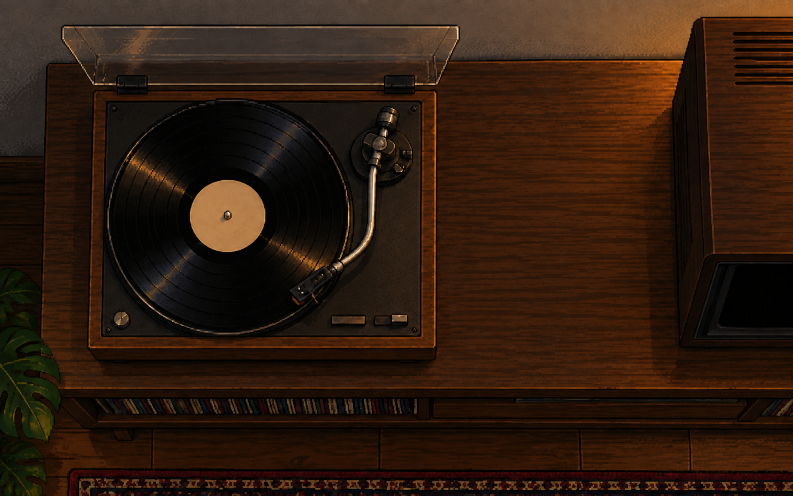
#> input picture assets/vinyl-closeup-clean.png, 1586 x 992 px (shown at 1/2 size)
$ python trace-turntable.py
#> lines starting #> are read from the running program, lines starting #| are printed output that depends on the picture; after the words box and inside, x2 and y2 are one past the last pixel; in counts of white or black regions, pixels touching at a corner belong together
### pixel-source/deck_surface.py
"""Restore the inset deck without painting over the walnut frame.

Lighting coefficients are fitted to unobstructed patches of the approved source.
Grain is copied from its clear right-hand strip. The source image is never edited.
"""
from PIL import Image, ImageDraw, ImageFilter, ImageChops

# Constant, horizontal, vertical, and cross terms, one coefficient per RGB channel.
LIGHT = (
    (32.1511492936, 24.3661139823, 17.8683967682),
    (11.8426803371, 5.9931257370, 1.9482277971),
    (2.3058503273, 1.4596028929, .7029584105),
    (-.2947616701, -.9745648671, -1.4576055413),
)


def lighting(x, y):
    u, v = (x - 210) / 125, (y - 175) / 95
    return tuple(LIGHT[0][c] + LIGHT[1][c]*u + LIGHT[2][c]*v + LIGHT[3][c]*u*v for c in range(3))


def rebuild_deck(source, bearing_source):
    source = source.convert('RGB')
    original = source.load()
    fill = Image.new('RGB', source.size)
    pixels = fill.load()
    for y in range(84, 271):
        for x in range(86, 339):
            # Reflected blocks keep the real grain while avoiding straight tile seams.
            sy = 156 + ((y//16*19 + x//16*13) % 5)*16 + (15-y % 16 if x//16 % 2 else y % 16)
            sx = 319 + (15-x % 16 if y//16 % 2 else x % 16)
            level, donor_level = lighting(x, y), lighting(sx, sy)
            donor = original[sx, sy]
            pixels[x, y] = tuple(int(max(0, min(255, level[c] + donor[c] - donor_level[c]))) for c in range(3))

    hidden = Image.new('L', source.size)
    draw = ImageDraw.Draw(hidden)
    draw.ellipse((77, 72, 292, 278), fill=255)
    draw.line([(307,119),(303,134),(301,170),(300,183),(296,195),(286,208),(269,224),(241,247)], fill=255, width=24)
    draw.polygon([(307,134),(320,176),(319,201),(302,229),(281,248),(256,262),(237,254),(267,223),(288,199),(295,164)], fill=255)
    hidden = hidden.filter(ImageFilter.GaussianBlur(2.2))

    fixtures = Image.new('L', source.size)
    draw = ImageDraw.Draw(fixtures)
    draw.ellipse((283,102,329,147), fill=255)
    draw.polygon([(298,124),(300,100),(302,88),(309,83),(317,85),(319,93),(313,112),(313,124)], fill=255)
    draw.ellipse((85,249,102,269), fill=255)
    draw.rectangle((253,253,284,265), fill=255)
    draw.rectangle((300,252,335,265), fill=255)
    for x, y in [(91,88),(334,88),(87,267),(334,267)]:
        draw.ellipse((x-3,y-3,x+3,y+3), fill=255)
    fixtures = fixtures.filter(ImageFilter.GaussianBlur(1.2))
    shaft = Image.new('L', source.size)
    ImageDraw.Draw(shaft).line([(305,127),(302,138),(301,149)], fill=255, width=9)
    fixtures = ImageChops.subtract(fixtures, shaft)

    interior = Image.new('L', source.size)
    ImageDraw.Draw(interior).rectangle((86,84,338,270), fill=255)
    repair = ImageChops.multiply(ImageChops.subtract(hidden, fixtures), interior)
    base = Image.composite(fill, source, repair)

    # Keep the established repair at the bearing; neither the disc nor arm changes.
    bearing = Image.new('L', source.size)
    draw = ImageDraw.Draw(bearing)
    draw.ellipse((283,102,333,149), fill=255)
    draw.rectangle((296,84,321,111), fill=255)
    bearing = bearing.filter(ImageFilter.GaussianBlur(1))
    bounds = Image.new('L', source.size)
    ImageDraw.Draw(bounds).rectangle((286,84,336,148), fill=255)
    bearing = ImageChops.multiply(bearing, bounds)
    base = Image.composite(bearing_source.convert('RGB'), base, bearing)

    # The old disc projected across these few pixels of the inset border.
    pixels = base.load()
    for y in range(78,84):
        for x in range(138,231):
            pixels[x,y] = original[111 + x % 19, y]
    for y in range(122,227):
        pixels[85,y] = original[85,108 + y % 6]
    base = base.convert('RGBA')
    base.putalpha(bearing_source.getchannel('A'))
    return base

### pixel-source/trace-turntable.py
"""Trace the approved close-up into editable pixel layers; source artwork stays intact.
Masks are defined on the same 640x400 grid used by the website.
The exposed deck and grooves beneath the arm are reconstructed from nearby pixels.
"""
from pathlib import Path
from PIL import Image, ImageDraw, ImageFilter
import math,json
from deck_surface import rebuild_deck
root=Path(__file__).resolve().parent.parent
im=Image.open(root/'assets/vinyl-closeup-clean.png').convert('RGB').resize((640,400),Image.Resampling.NEAREST)
w,h=im.size; src=im.load()
#> after `w, h = im.size`: w = 640; h = 400
def mask(points):
 m=Image.new('1',(w,h));ImageDraw.Draw(m).polygon(points,fill=1);return m
# Original occlusion footprint; keep this repair area stable when refining the
# moving silhouette so the reconstructed deck and record do not change.
arm=Image.new('1',(w,h));ad=ImageDraw.Draw(arm)
#> after `arm = Image.new('1', (w, h))`: arm: PIL image 640x400 1; every value is 0
ad.line([(307,117),(303,130),(301,140),(300,153),(300,170),(298,182),(294,191),(286,199),(273,209),(260,217)],fill=1,width=10)
ad.polygon([(258,212),(266,218),(260,229),(244,244),(234,244),(229,236),(233,229),(247,218)],fill=1)
repair_image=arm.convert('L').filter(ImageFilter.MaxFilter(7))
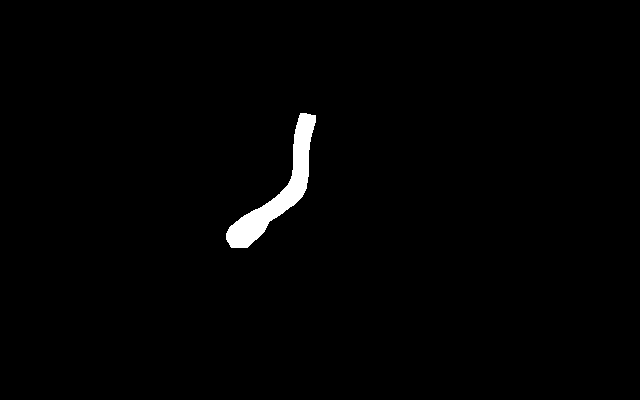
#> repair_image: PIL image 640x400 L; 1.2% white; 1 white region, box (x1, y1, x2, y2) and area: (226, 113, 316, 248) 3124
# Remove the original cast shadow too, so it cannot remain as a second arm.
ImageDraw.Draw(repair_image).polygon([(306,142),(312,165),(309,191),(296,213),(277,230),(252,252),(234,258),(230,243),(251,221),(278,204),(292,185),(296,158)],fill=255)
#> repair_image: PIL image 640x400 L; 1.6% white; 1 white region, box (x1, y1, x2, y2) and area: (226, 113, 316, 259) 4049
repair=repair_image.load()
# The moving cutout follows the actual metal shaft and headshell. The old broad
# diagonal trace also captured the vinyl's gold rim/reflection above the shaft.
moving_arm=arm.copy();md=ImageDraw.Draw(moving_arm)
#> after `moving_arm = arm.copy()`: moving_arm: PIL image 640x400 1; 0.71% white; 1 white region, box (x1, y1, x2, y2) and area: (229, 116, 313, 245) 1807
md.rectangle((0,180,w-1,h-1),fill=0)
md.line([(300,178),(300,183),(298,190),(295,195),(292,199),(287,204),(280,209),(275,213),(270,216),(264,219)],fill=1,width=7)
md.polygon([(260,216),(265,220),(263,225),(260,228),(254,232),(250,236),(246,238),(243,242),(240,244),(237,243),(234,240),(231,236),(233,233),(236,231),(239,232),(242,229),(247,226),(253,221),(257,219)],fill=1)
lid=mask([(49,19),(370,19),(370,33),(352,70),(75,71),(49,32)])
#> in mask, `ImageDraw.Draw(m).polygon(points, fill=1)`: m: PIL image 640x400 1; 6.2% white; 1 white region, box (x1, y1, x2, y2) and area: (49, 19, 371, 72) 15909
body=mask([(72,73),(353,73),(353,289),(75,291),(70,282)])
#> in mask (call 2), `ImageDraw.Draw(m).polygon(points, fill=1)`: m: PIL image 640x400 1; 24% white; 1 white region, box (x1, y1, x2, y2) and area: (70, 73, 354, 292) 61544
# Include original hinge pieces in the static body, keeping their silhouette exact.
ImageDraw.Draw(body).rectangle((93,62,112,80),fill=1);ImageDraw.Draw(body).rectangle((312,61,334,80),fill=1)
#> after `ImageDraw.Draw(body).rectangle((93, 62, 112, 80), fill=1)`: body: PIL image 640x400 1; 24.1% white; 1 white region, box (x1, y1, x2, y2) and area: (70, 62, 354, 292) 61764
#> after `ImageDraw.Draw(body).rectangle((312, 61, 334, 80), fill=1)`:
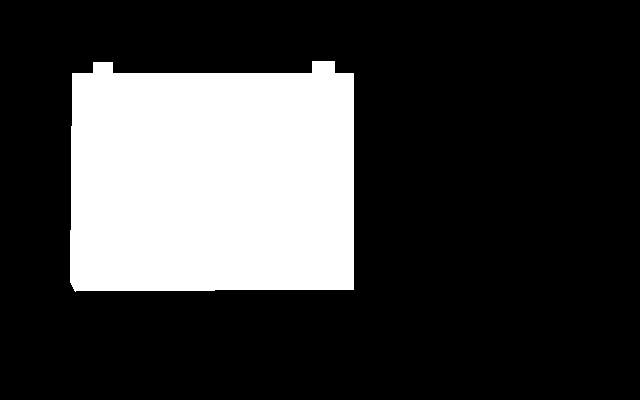
#> body: PIL image 640x400 1; 24.2% white; 1 white region, box (x1, y1, x2, y2) and area: (70, 61, 354, 292) 62040
cx,cy,rx,ry=184,174,101,96
record=Image.new('1',(w,h));dr=ImageDraw.Draw(record);dr.ellipse((cx-rx,cy-ry,cx+rx,cy+ry),fill=1)
# The gold reflection crosses both opposing sectors of the record. Borrow exact
# source pixels from the unobstructed opposite side to continue the grooves
# beneath the arm without averaging away their grain or turning them into a smear.
# Only the outer repair boundary is feathered; the interior keeps source pixels.
repair_soft=repair_image.filter(ImageFilter.GaussianBlur(1.2)).load()
def record_under_arm(x,y):
 return src[2*cx-x,2*cy-y]

a,l,b,r=moving_arm.load(),lid.load(),body.load(),record.load()
scene=Image.new('RGBA',(w,h));fixed=Image.new('RGBA',(w,h));cover=Image.new('RGBA',(w,h));disc=Image.new('RGBA',(w,h));light=Image.new('RGBA',(w,h));needle=Image.new('RGBA',(w,h))
#> after `scene = Image.new('RGBA', (w, h))`: scene: PIL image 640x400 RGBA; every value is 0
out=[v.load() for v in [scene,fixed,cover,disc,light,needle]]
#> out = 6 items
for y in range(h):
 for x in range(w):
  color=src[x,y];opaque=(*color,255)
  if l[x,y]: out[2][x,y]=opaque
  elif b[x,y]: out[1][x,y]=opaque
  else: out[0][x,y]=opaque
  if a[x,y]:
   out[5][x,y]=opaque
  if repair[x,y]:
   # Borrow adjacent deck pixels from the same horizontal band, preserving its
   # gradual shading. The narrow trace avoids lifting the bearing or its shadow.
   dx=322+(x*7+y*3)%8;dy=y
   if (x-307)**2+(y-117)**2<22**2:
    dx=round(307+abs(x-307)+10)
   edge=cx+rx*math.sqrt(max(0,1-((y-cy)/ry)**2))
   shade=.86+.14*max(0,min(1,(x-edge)/max(1,330-edge)))
   out[1][x,y]=(*(round(c*shade) for c in src[dx,dy]),255)
  if r[x,y]:
   radius=math.sqrt(((x-cx)/rx)**2+((y-cy)/ry)**2)
   # Quiet upper sector follows the actual concentric grooves at the same radius.
   samples=[]
   for deg in [-105,-96,-87,-78]:
    angle=math.radians(deg)
    sx=round(cx+radius*rx*math.cos(angle));sy=round(cy+radius*ry*math.sin(angle))
    samples.append(src[max(0,min(w-1,sx)),max(0,min(h-1,sy))])
   quiet=tuple(sorted(v[i] for v in samples)[1] for i in range(3))
   weight=max(repair[x,y],repair_soft[x,y])/255
   if weight:
    rebuilt=record_under_arm(x,y)
    color=tuple(round(color[i]*(1-weight)+rebuilt[i]*weight) for i in range(3))
   # Keep light reflections stationary as the record and paper label turn beneath.
   # Rim detail belongs entirely to the moving record, not its lighting layer.
   if .32<radius<.965:
    base=tuple(min(color[i],quiet[i]) for i in range(3));glint=tuple(color[i]-base[i] for i in range(3))
    out[3][x,y]=(*base,255);out[4][x,y]=(*glint,255)
   else:out[3][x,y]=(*color,255)
# Metal spindle belongs to the stationary light/deck layer, not the rotating paper.
for y in range(170,178):
 for x in range(180,188):
  if ((x-183.5)/3.3)**2+((y-173.5)/4)**2<1:
   out[4][x,y]=(0,0,0,0)
#> this loop made 8 passes
spindle=Image.new('RGBA',(w,h));sp=spindle.load()
for y in range(170,178):
 for x in range(180,188):
  if ((x-183.5)/3.3)**2+((y-173.5)/4)**2<1:sp[x,y]=(*src[x,y],255)
# Restore the real inset border and source texture only after tracing the objects.
fixed=rebuild_deck(im,fixed)
#> in rebuild_deck, `fill = Image.new('RGB', source.size)`: fill: PIL image 640x400 RGB; every value is 0
#> in rebuild_deck, `ImageDraw.Draw(shaft).line([(305,127),(302,138),(301,149)], fill=255, ..`: shaft: PIL image 640x400 L; 0.08% white; 1 white region, box (x1, y1, x2, y2) and area: (297, 126, 310, 150) 210
#> in rebuild_deck, `ImageDraw.Draw(interior).rectangle((86,84,338,270), fill=255)`: interior: PIL image 640x400 L; 18.5% white; 1 white region, box (x1, y1, x2, y2) and area: (86, 84, 339, 271) 47311
#> in rebuild_deck, `base = Image.composite(fill, source, repair)`:
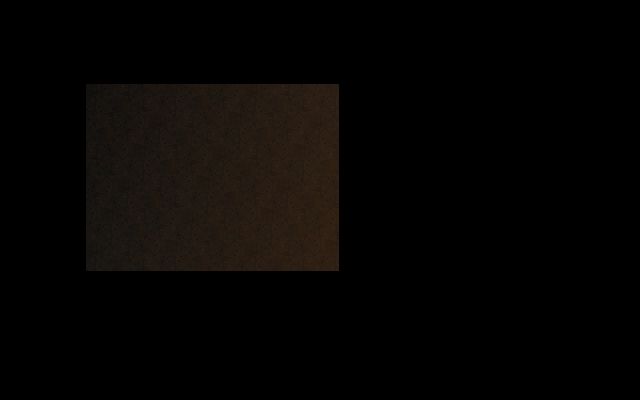
#> fill: PIL image 640x400 RGB; mean R, G, B 6.3, 4.6, 3.3
#> in rebuild_deck, `ImageDraw.Draw(bounds).rectangle((286,84,336,148), fill=255)`: bounds: PIL image 640x400 L; 1.3% white; 1 white region, box (x1, y1, x2, y2) and area: (286, 84, 337, 149) 3315
#> in rebuild_deck, `base.putalpha(bearing_source.getchannel('A'))`:
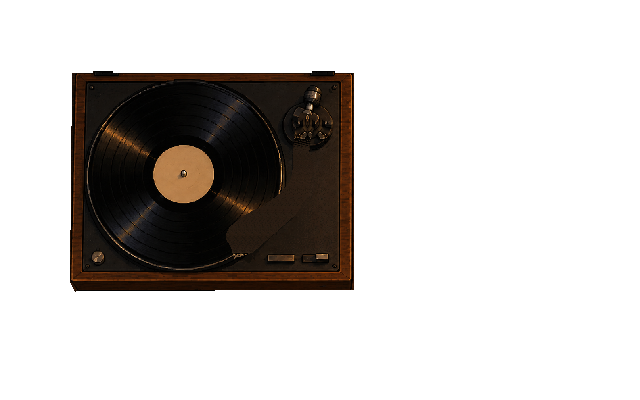
#> bearing_source: PIL image 640x400 RGBA; mean R, G, B, A 9, 5.8, 3.5, 61.4; transparent parts drawn white
layers=[];directory=root/'assets/turntable';directory.mkdir(exist_ok=True)
for name,image,mode in [('surroundings',scene,'source-over'),('plinth-and-deck',fixed,'source-over'),('dust-cover',cover,'source-over'),('record',disc,'source-over'),('fixed-reflections',light,'lighter'),('spindle',spindle,'source-over'),('tonearm',needle,'source-over')]:
 box=image.getbbox();small=image.crop(box);small.save(directory/(name+'.png'),optimize=True)
 layers.append({'id':name,'x':box[0],'y':box[1],'width':small.width,'height':small.height,'composite':mode,'src':name+'.png'})
#> this loop made 7 passes
#> (name, mode, box) on passes 1 to 7: ('surroundings', 'source-over', (0, 0, 640, 400)), ('plinth-and-deck', 'source-over', (70, 71, 354, 292)), ('dust-cover', 'source-over', (49, 19, 371, 72)), ('record', 'source-over', (83, 78, 286, 271)), ('fixed-reflections', 'lighter', (87, 82, 282, 267)), ('spindle', 'source-over', (181, 170, 187, 178)), ('tonearm', 'source-over', (231, 116, 313, 245))
#> pass 1, `small = image.crop(box)`:
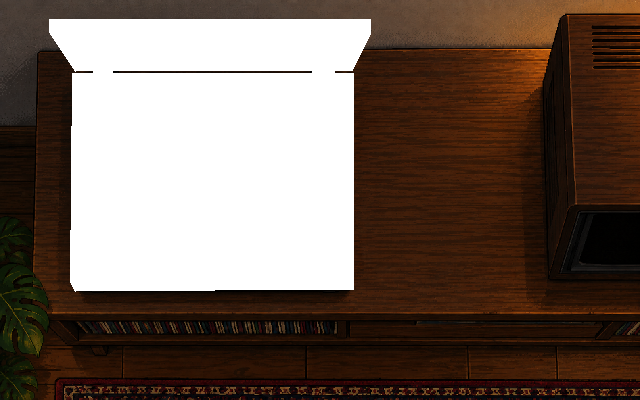
#> small: PIL image 640x400 RGBA; mean R, G, B, A 34.8, 18.7, 8.7, 177.8; transparent parts drawn white
#> pass 2, `small = image.crop(box)`:
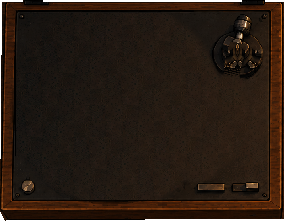
#> small: PIL image 284x221 RGBA; mean R, G, B, A 37.3, 24.4, 15.2, 250.4; transparent parts drawn white
#> after the loop:
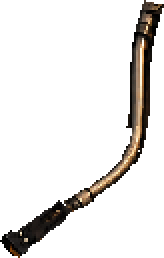
#> small: PIL image 82x129 RGBA (shown 2 times larger); mean R, G, B, A 9.9, 8, 6.1, 33.9; transparent parts drawn white
#> after the loop, layers = 7 items
data={'width':w,'height':h,'source':'vinyl-closeup-clean.png','recordPivot':[cx,cy],'recordAspect':ry/rx,'armPivot':[307,117],'parkAngle':-29,'layers':layers}
(directory/'manifest.json').write_text(json.dumps(data,indent=2)+'\n')
print(len(layers),'editable transparent PNG layers;',sum(p.stat().st_size for p in directory.iterdir())//1024,'KB')
#| 7 editable transparent PNG layers; 158 KB

$ run again, with assets/room-master.png copied over assets/vinyl-closeup-clean.png
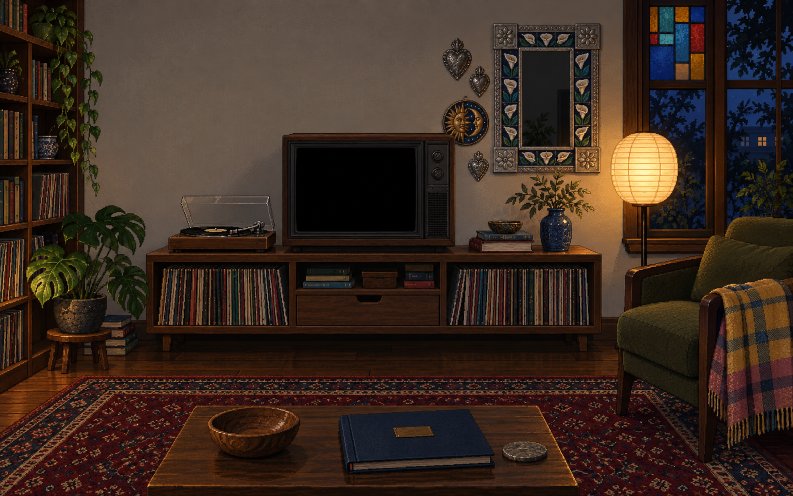
#> input picture assets/room-master.png, 1586 x 992 px (shown at 1/2 size)
#> arm: PIL image 640x400 1; every value is 0
#> moving_arm: PIL image 640x400 1; 0.71% white; 1 white region, box (x1, y1, x2, y2) and area: (229, 116, 313, 245) 1807
#> m: PIL image 640x400 1; 6.2% white; 1 white region, box (x1, y1, x2, y2) and area: (49, 19, 371, 72) 15909
#> m: PIL image 640x400 1; 24% white; 1 white region, box (x1, y1, x2, y2) and area: (70, 73, 354, 292) 61544
#> body: PIL image 640x400 1; 24.1% white; 1 white region, box (x1, y1, x2, y2) and area: (70, 62, 354, 292) 61764
#> body: PIL image 640x400 1; 24.2% white; 1 white region, box (x1, y1, x2, y2) and area: (70, 61, 354, 292) 62040
#> scene: PIL image 640x400 RGBA; every value is 0
#> out = 6 items
#> the loop `for y in range(170,178):` made 8 passes
#> shaft: PIL image 640x400 L; 0.08% white; 1 white region, box (x1, y1, x2, y2) and area: (297, 126, 310, 150) 210
#> interior: PIL image 640x400 L; 18.5% white; 1 white region, box (x1, y1, x2, y2) and area: (86, 84, 339, 271) 47311
#> bounds: PIL image 640x400 L; 1.3% white; 1 white region, box (x1, y1, x2, y2) and area: (286, 84, 337, 149) 3315
#> in rebuild_deck, `base.putalpha(bearing_source.getchannel('A'))`:
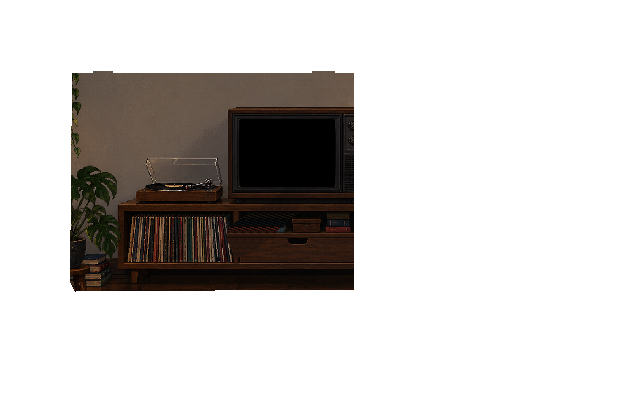
#> bearing_source: PIL image 640x400 RGBA; mean R, G, B, A 13.2, 10.3, 8.2, 61.4; transparent parts drawn white
#> the loop `for name,image,mode in [('surroundings',scene,'source-over'),('plinth-..` made 7 passes
#> (name, mode, box) on passes 1 to 7: ('surroundings', 'source-over', (0, 0, 640, 400)), ('plinth-and-deck', 'source-over', (70, 71, 354, 292)), ('dust-cover', 'source-over', (49, 19, 371, 72)), ('record', 'source-over', (83, 78, 286, 271)), ('fixed-reflections', 'lighter', (87, 82, 282, 267)), ('spindle', 'source-over', (181, 170, 187, 178)), ('tonearm', 'source-over', (231, 116, 313, 245))
#> after the loop `for name,image,mode in [('surroundings',scene,'source-over'),('plinth-..`:
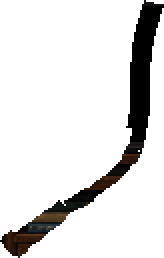
#> small: PIL image 82x129 RGBA (shown 2 times larger); mean R, G, B, A 2.5, 1.8, 1.3, 33.9; transparent parts drawn white
#> after the loop `for name,image,mode in [('surroundings',scene,'source-over'),('plinth-..`: layers = 7 items
#| 7 editable transparent PNG layers; 158 KB
